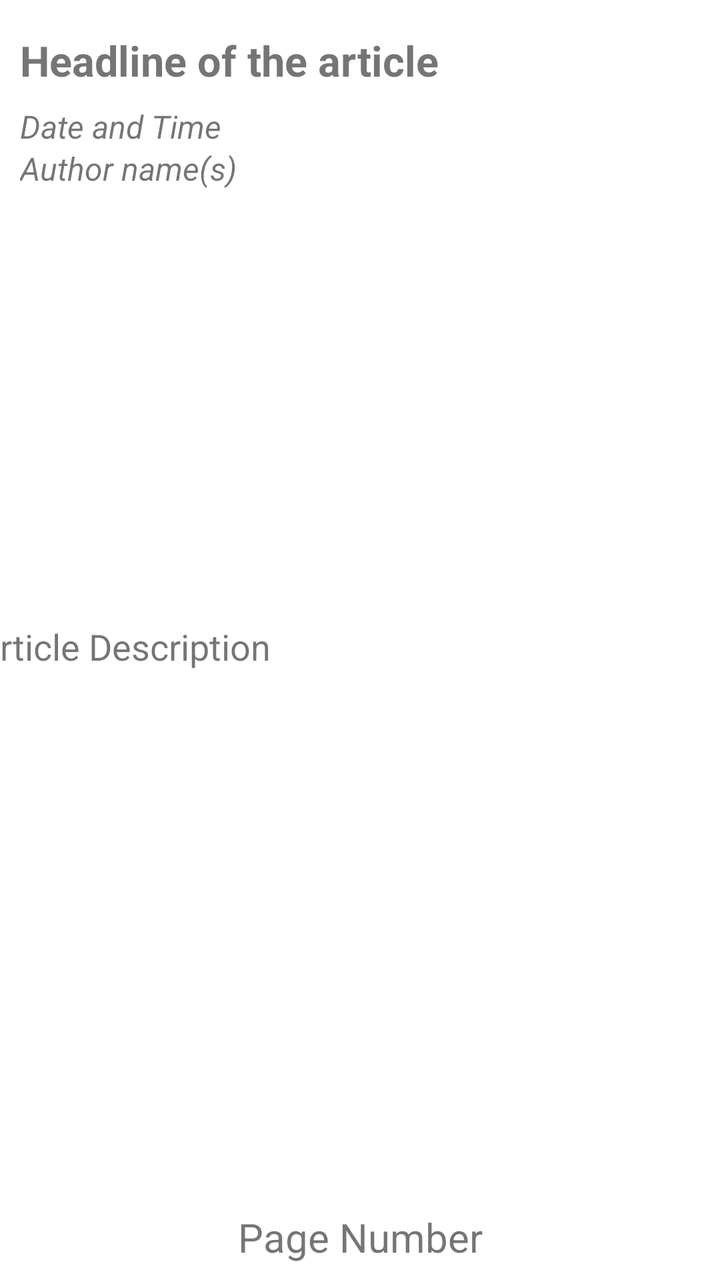
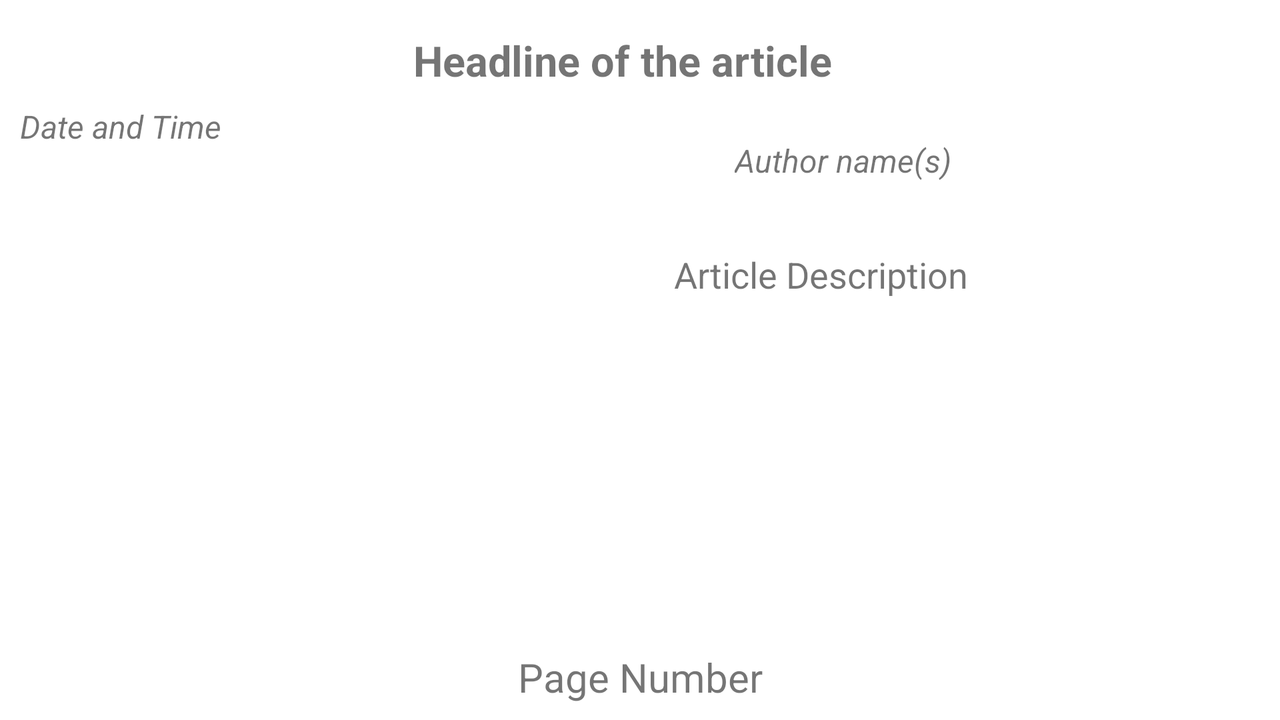

One screen, two layout resources from the same app: the default and the repository's alternative for another configuration. Each is rendered where Android would select it; the XML of both is given below.
<!-- AndroidManifest.xml: application theme Theme.News_Aggregator_JGB -->
<!-- res/layout/articles_viewer.xml -->
<?xml version="1.0" encoding="utf-8"?>

<androidx.constraintlayout.widget.ConstraintLayout xmlns:android="http://schemas.android.com/apk/res/android"
    xmlns:app="http://schemas.android.com/apk/res-auto"
    xmlns:tools="http://schemas.android.com/tools"
    android:layout_width="match_parent"
    android:layout_height="match_parent">
    
    <TextView
        android:id="@+id/news_headlines"
        android:layout_width="wrap_content"
        android:layout_height="wrap_content"
        android:layout_marginStart="10dp"
        android:layout_marginTop="16dp"
        android:layout_marginEnd="10dp"
        android:paddingEnd="16dp"
        android:paddingRight="8dp"
        android:textSize="21sp"
        android:textStyle="bold"
        app:layout_constraintEnd_toEndOf="parent"
        app:layout_constraintHorizontal_bias="0.0"
        app:layout_constraintStart_toStartOf="parent"
        app:layout_constraintTop_toTopOf="parent"
        tools:text="Headline of the article" />
    
    <TextView
        android:id="@+id/news_date_time"
        android:layout_width="189dp"
        android:layout_height="21dp"
        android:layout_marginStart="10dp"
        android:layout_marginTop="8dp"
        android:textSize="16sp"
        android:textStyle="italic"
        app:layout_constraintStart_toStartOf="parent"
        app:layout_constraintTop_toBottomOf="@+id/news_headlines"
        tools:text="Date and Time" />
    
    <TextView
        android:id="@+id/news_author"
        android:layout_width="wrap_content"
        android:layout_height="wrap_content"
        android:layout_marginStart="10dp"
        android:textSize="16sp"
        android:textStyle="italic"
        app:layout_constraintStart_toStartOf="parent"
        app:layout_constraintTop_toBottomOf="@+id/news_date_time"
        tools:text="Author name(s)" />

    
    <ImageView
        android:id="@+id/news_image"
        android:layout_width="392dp"
        android:layout_height="200dp"
        android:layout_marginStart="10dp"
        android:layout_marginTop="8dp"
        android:layout_marginEnd="10dp"
        app:layout_constraintEnd_toEndOf="parent"
        app:layout_constraintHorizontal_bias="0.0"
        app:layout_constraintStart_toStartOf="parent"
        app:layout_constraintTop_toBottomOf="@+id/news_author"
        app:srcCompat="@drawable/noimage"
        tools:ignore="ImageContrastCheck" />

    
    <TextView
        android:id="@+id/news_description"
        android:layout_width="394dp"
        android:layout_height="195dp"
        android:layout_marginStart="10dp"
        android:layout_marginTop="8dp"
        android:layout_marginEnd="10dp"
        android:paddingStart="5dp"
        android:paddingLeft="5dp"
        android:paddingEnd="2dp"
        android:scrollbars="vertical"
        android:textSize="18sp"
        app:layout_constraintEnd_toEndOf="parent"
        app:layout_constraintStart_toStartOf="parent"
        app:layout_constraintTop_toBottomOf="@+id/news_image"
        tools:text="Article Description" />

    
    <TextView
        android:id="@+id/news_page_number"
        android:layout_width="0dp"
        android:layout_height="wrap_content"
        android:layout_marginStart="10dp"
        android:layout_marginEnd="10dp"
        android:layout_marginBottom="8dp"
        android:textAlignment="center"
        android:textSize="20sp"
        app:layout_constraintBottom_toBottomOf="parent"
        app:layout_constraintEnd_toEndOf="parent"
        app:layout_constraintStart_toStartOf="parent"
        tools:text="Page Number" />

</androidx.constraintlayout.widget.ConstraintLayout>
<!-- resources referenced by this layout -->
<resources>
  <style name="Theme.News_Aggregator_JGB" parent="Theme.MaterialComponents.DayNight.DarkActionBar">
          
          <item name="colorPrimary">@color/purple_500</item>
          <item name="colorPrimaryVariant">@color/purple_700</item>
          <item name="colorOnPrimary">@color/white</item>
          
          <item name="colorSecondary">@color/teal_200</item>
          <item name="colorSecondaryVariant">@color/teal_700</item>
          <item name="colorOnSecondary">@color/black</item>
          
          <item name="android:statusBarColor">?attr/colorPrimaryVariant</item>
          
      </style>
</resources>
<!-- res/layout-land/articles_viewer.xml (the repository's variant of the layout above) -->
<!-- drawn on the phone turned sideways -->
<?xml version="1.0" encoding="utf-8"?>
<androidx.constraintlayout.widget.ConstraintLayout xmlns:android="http://schemas.android.com/apk/res/android"
    xmlns:app="http://schemas.android.com/apk/res-auto"
    xmlns:tools="http://schemas.android.com/tools"
    android:layout_width="match_parent"
    android:layout_height="match_parent">
    
    
    <TextView
        android:id="@+id/news_headlines"
        android:layout_width="wrap_content"
        android:layout_height="wrap_content"
        android:layout_marginStart="10dp"
        android:layout_marginTop="16dp"
        android:layout_marginEnd="10dp"
        android:paddingEnd="16dp"
        android:paddingRight="8dp"
        android:textSize="21sp"
        android:textStyle="bold"
        app:layout_constraintEnd_toEndOf="parent"
        app:layout_constraintHorizontal_bias="0.498"
        app:layout_constraintStart_toStartOf="parent"
        app:layout_constraintTop_toTopOf="parent"
        tools:text="Headline of the article" />

    <TextView
        android:id="@+id/news_date_time"
        android:layout_width="189dp"
        android:layout_height="21dp"
        android:layout_marginStart="10dp"
        android:layout_marginTop="8dp"
        android:textSize="16sp"
        android:textStyle="italic"
        app:layout_constraintStart_toStartOf="parent"
        app:layout_constraintTop_toBottomOf="@+id/news_headlines"
        tools:text="Date and Time" />
    

    

    

    

    <TextView
        android:id="@+id/news_author"
        android:layout_width="wrap_content"
        android:layout_height="wrap_content"
        android:layout_marginStart="15dp"
        android:layout_marginTop="25dp"
        android:layout_marginEnd="11dp"
        android:textSize="16sp"
        android:textStyle="italic"
        app:layout_constraintEnd_toEndOf="parent"
        app:layout_constraintStart_toEndOf="@+id/news_date_time"
        app:layout_constraintTop_toBottomOf="@+id/news_headlines"
        tools:text="Author name(s)" />

    <ImageView
        android:id="@+id/news_image"
        android:layout_width="271dp"
        android:layout_height="119dp"
        android:layout_marginStart="15dp"
        android:layout_marginTop="20dp"
        android:layout_marginEnd="10dp"
        app:layout_constraintBottom_toBottomOf="@+id/news_description"
        app:layout_constraintEnd_toEndOf="parent"
        app:layout_constraintHorizontal_bias="0.079"
        app:layout_constraintStart_toStartOf="parent"
        app:layout_constraintTop_toBottomOf="@+id/news_author"
        app:srcCompat="@drawable/noimage"
        tools:ignore="ImageContrastCheck" />

    <TextView
        android:id="@+id/news_description"
        android:layout_width="290dp"
        android:layout_height="87dp"
        android:layout_marginTop="12dp"
        android:layout_marginEnd="18dp"
        android:paddingStart="5dp"
        android:paddingLeft="5dp"
        android:paddingEnd="2dp"
        android:scrollbars="vertical"
        android:textSize="18sp"
        app:layout_constraintBottom_toTopOf="@+id/news_page_number"
        app:layout_constraintEnd_toEndOf="parent"
        app:layout_constraintTop_toTopOf="parent"
        tools:text="Article Description" />

    <TextView
        android:id="@+id/news_page_number"
        android:layout_width="0dp"
        android:layout_height="wrap_content"
        android:layout_marginStart="10dp"
        android:layout_marginEnd="10dp"
        android:layout_marginBottom="8dp"
        android:textAlignment="center"
        android:textSize="20sp"
        app:layout_constraintBottom_toBottomOf="parent"
        app:layout_constraintEnd_toEndOf="parent"
        app:layout_constraintStart_toStartOf="parent"
        tools:text="Page Number" />

</androidx.constraintlayout.widget.ConstraintLayout>
